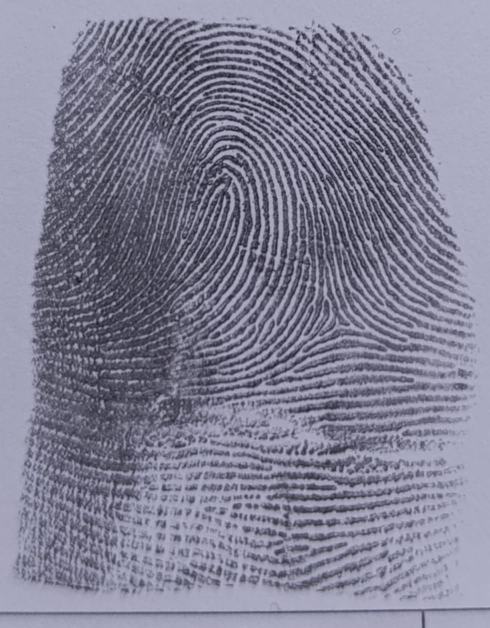
#> input picture uploads/20250324_113944_1_IMG-20250319-WA0136.jpg, 979 x 1256 px (shown at 1/2 size)
$ python -i nbis_processor.py   (imports and definitions only)
#> lines starting #> are read from the running program, lines starting #| are printed output that depends on the picture
import os
import subprocess
import json
import numpy as np
import cv2

class NBISProcessor:
    def __init__(self):
        self.mindtct_path = "mindtct"  # مسار تنفيذ MINDTCT
        self.bozorth3_path = "bozorth3"  # مسار تنفيذ Bozorth3

    def preprocess_image(self, image_path):
        """معالجة الصورة باستخدام OpenCV"""
        try:
            # قراءة الصورة
            img = cv2.imread(image_path)
#> img is the input picture: shape (1256, 979, 3); mean B, G, R 148.5, 128.7, 129.6
            if img is None:
                return None

            # تحويل إلى تدرج رمادي
            gray = cv2.cvtColor(img, cv2.COLOR_BGR2GRAY)

            # تحسين التباين
            clahe = cv2.createCLAHE(clipLimit=2.0, tileGridSize=(8,8))
            enhanced = clahe.apply(gray)
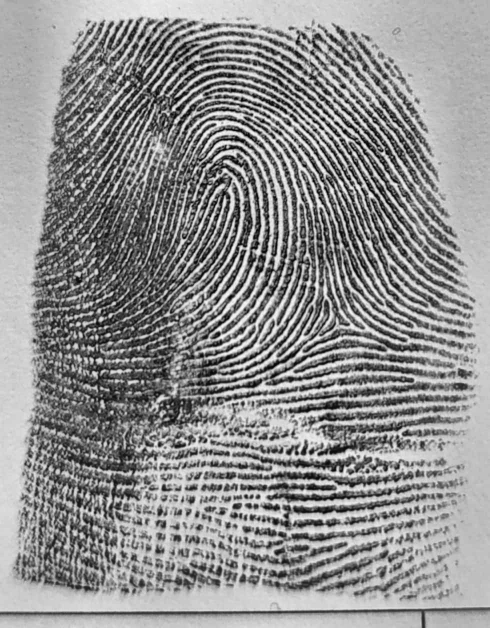
#> enhanced: shape (1256, 979) (shown at 1/2 size); min 3, max 247, mean 143.5

            # تخفيف الضوضاء
            denoised = cv2.fastNlMeansDenoising(enhanced)

            # تحسين الحواف
            edges = cv2.Canny(denoised, 100, 200)
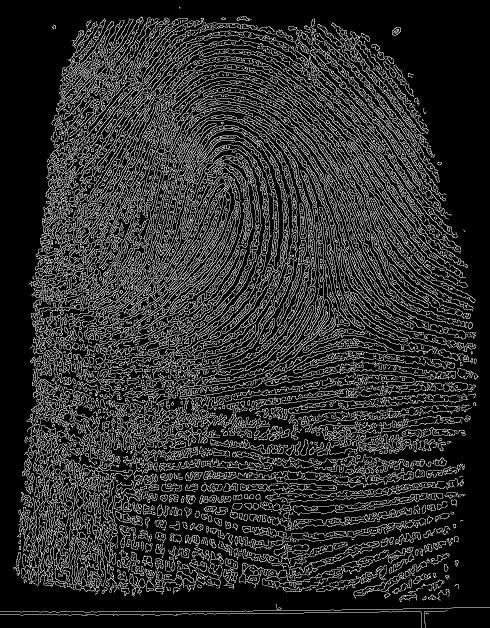
#> edges: shape (1256, 979) (shown at 1/2 size); 17.4% white in thin lines or dots

            return denoised, edges
        except Exception as e:
            print(f"خطأ في معالجة الصورة: {str(e)}")
            return None

    # [98 lines left out: functions extract_minutiae, _read_minutiae_file, _classify_minutiae, match_fingerprints, _save_minutiae_to_xyt, _parse_bozorth3_output, not called in this run]

>>> result = NBISProcessor().preprocess_image('../uploads/20250324_113944_1_IMG-20250319-WA0136.jpg')

$ run again, on uploads/20250324_113944_2_IMG-20250319-WA0135.jpg
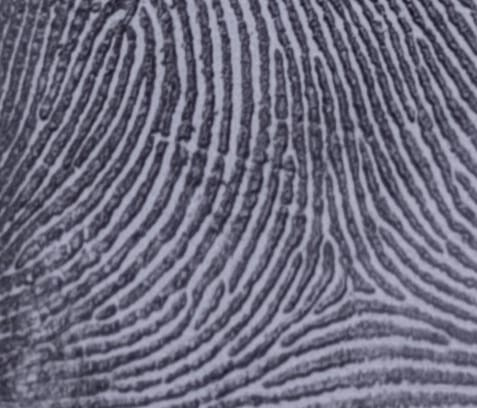
#> input picture uploads/20250324_113944_2_IMG-20250319-WA0135.jpg, 477 x 408 px
#> in preprocess_image, img is the input picture: shape (408, 477, 3); mean B, G, R 126.8, 108, 109.4
#> in preprocess_image, `enhanced = clahe.apply(gray)`:
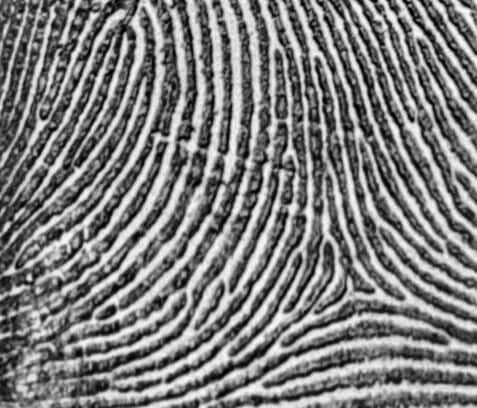
#> enhanced: shape (408, 477); min 2, max 249, mean 125.7
#> in preprocess_image, `edges = cv2.Canny(denoised, 100, 200)`:
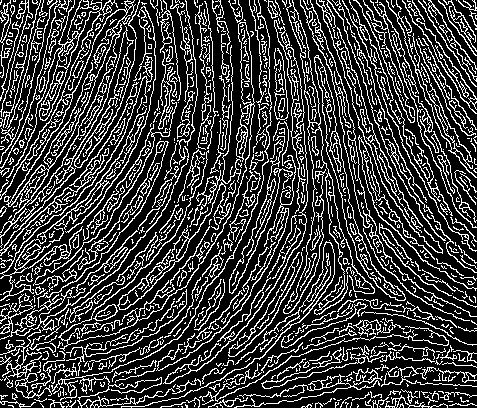
#> edges: shape (408, 477); 24.8% white in thin lines or dots
